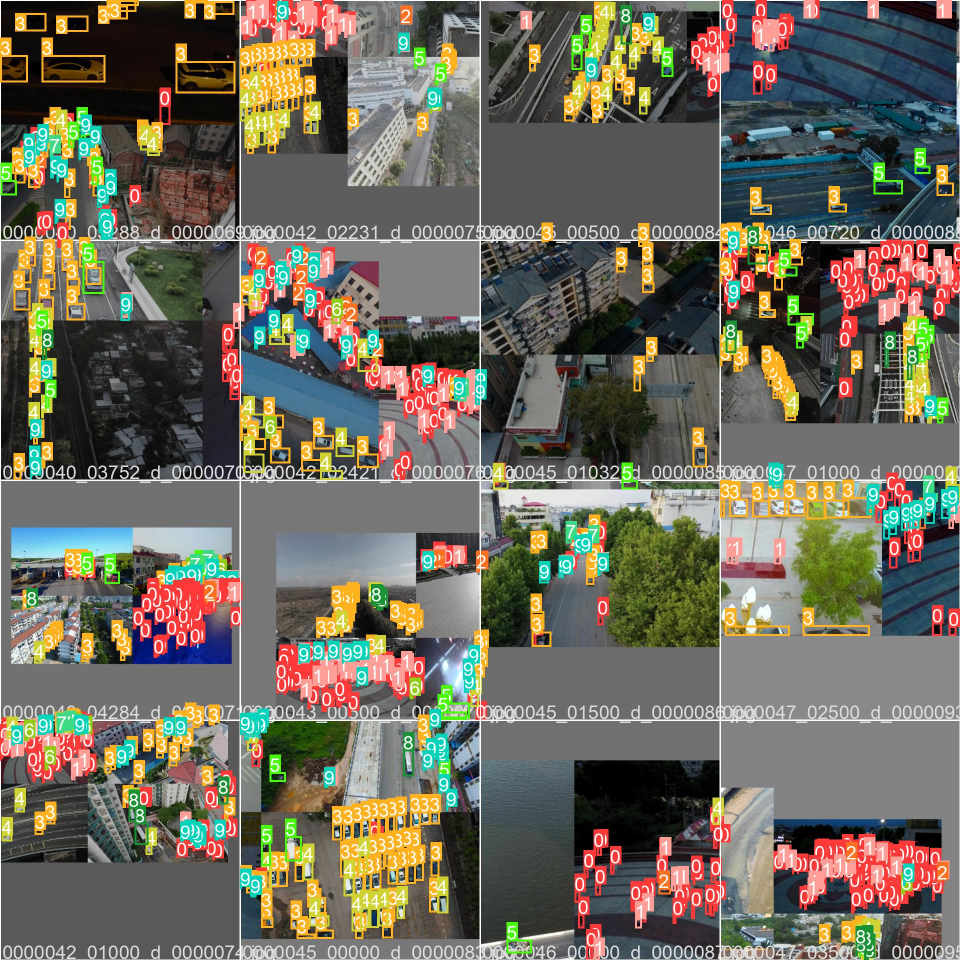
#> input picture yolov5m/train_batch2.jpg, 1920 x 1920 px, given in place of predictions.jpg, which was not available (shown at 1/2 size)
$ jupyter execute --allow-errors yolo.ipynb   (shell and % lines are left out)   (text cells are left out)
#> lines starting #> are read from the running program, lines starting #| are printed output that depends on the picture
[cell 1]
from google.colab import drive
#> (the rest of this cell did not finish here and is left out)

[cell 2]
cd drive/MyDrive

[cell 3]
# %cd darknet/

[cell 4]
# define helper functions
def imShow(path):
#> called with path = 'predictions.jpg'
    import cv2
    import matplotlib.pyplot as plt
    %matplotlib inline

    image = cv2.imread(path)
#> image is the input picture: shape (1920, 1920, 3); mean B, G, R 92.8, 106.3, 110
    height, width = image.shape[:2]
#> height = 1920; width = 1920
    resized_image = cv2.resize(image, (3*width, 3*height), interpolation = cv2.INTER_CUBIC)

    fig = plt.gcf()
    fig.set_size_inches(18, 10)
    plt.axis('off')
    plt.imshow(cv2.cvtColor(resized_image, cv2.COLOR_BGR2RGB))
    plt.show()
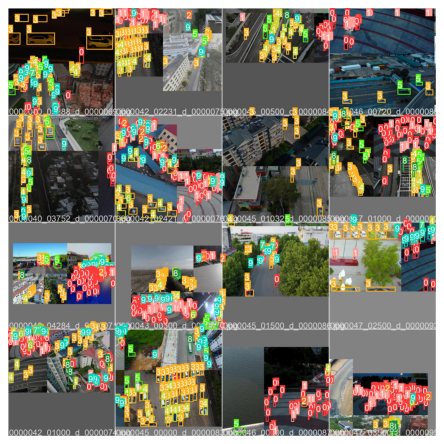
#> figure drawn by matplotlib, 1 panel

# use this to upload files
def upload():
    from google.colab import files
    uploaded = files.upload()
    for name, data in uploaded.items():
        with open(name, 'vb') as f:
            f.write(data)
            print('saved file', name)

# use this to download a file
def download(path):
    from google.colab import files
    files.download(path)

[cell 5]
imShow('predictions.jpg')

[cell 6]
imShow('predictions.jpg')

$ run again, on yolov5m/val_batch0_pred.jpg
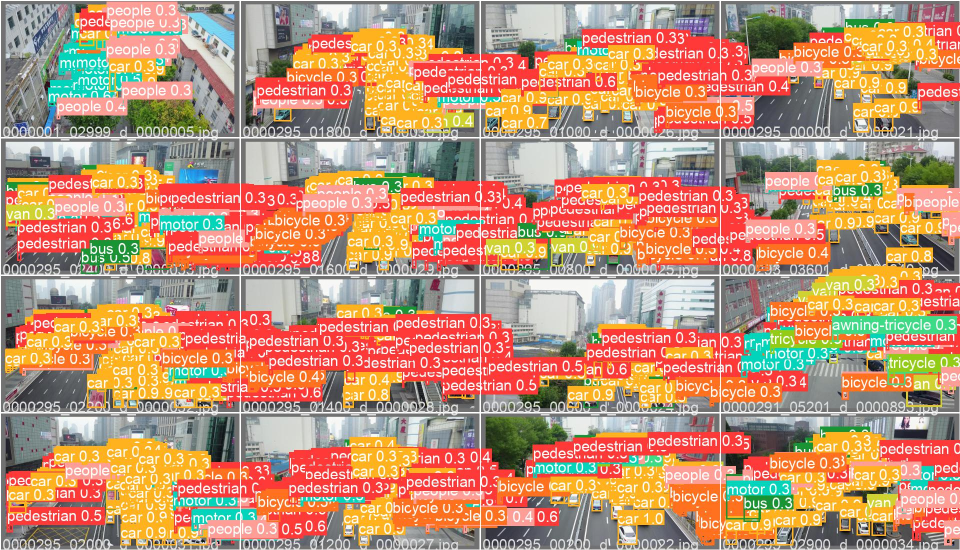
#> input picture yolov5m/val_batch0_pred.jpg, 1920 x 1100 px, given in place of predictions.jpg, which was not available (shown at 1/2 size)
#> in imShow, image is the input picture: shape (1100, 1920, 3); mean B, G, R 117.3, 146.1, 191
#> in imShow, `resized_image = cv2.resize(image, (3*width, 3*height), interpolation =..`:
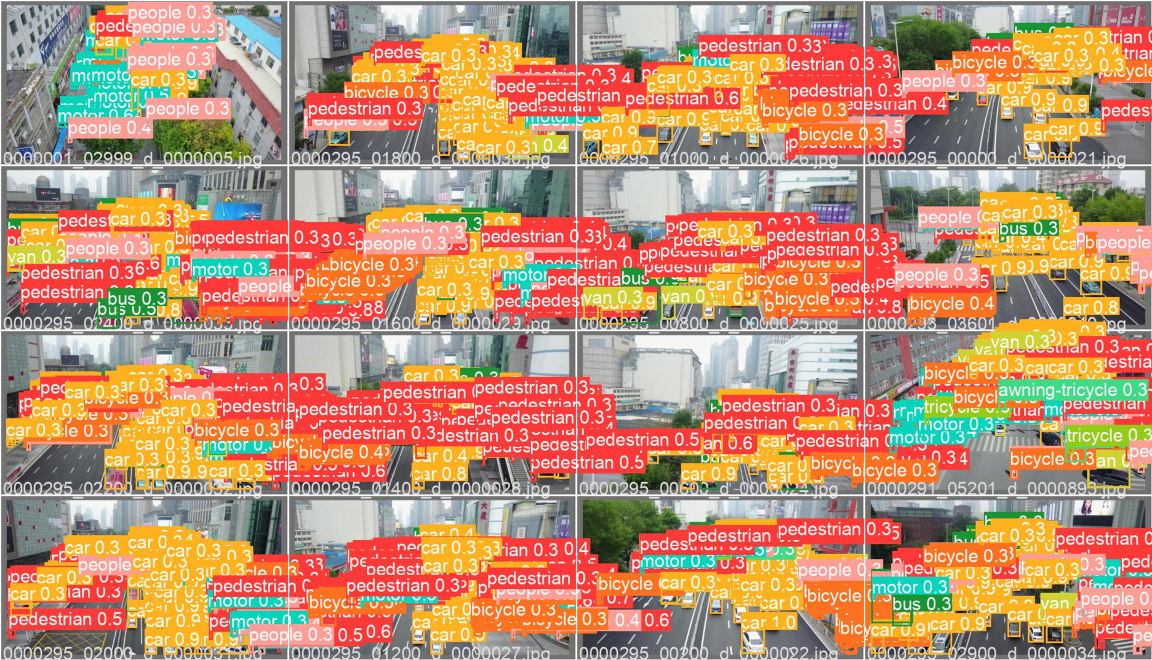
#> resized_image: shape (3300, 5760, 3) (shown at 1/5 size); mean B, G, R 117.2, 146, 190.8

$ run again, on yolov5m/val_batch1_pred.jpg
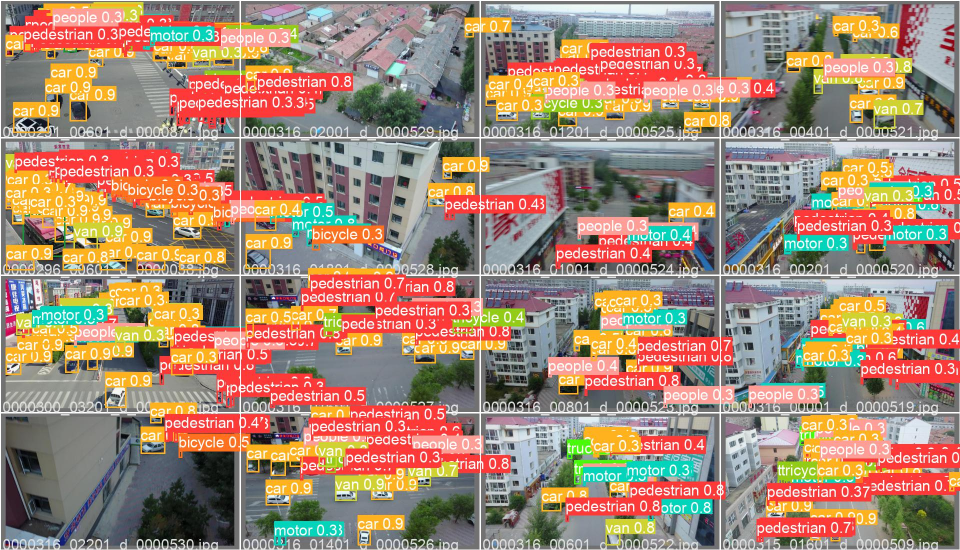
#> input picture yolov5m/val_batch1_pred.jpg, 1920 x 1100 px, given in place of predictions.jpg, which was not available (shown at 1/2 size)
#> in imShow, image is the input picture: shape (1100, 1920, 3); mean B, G, R 116.9, 135.4, 162.5
#> in imShow, `resized_image = cv2.resize(image, (3*width, 3*height), interpolation =..`:
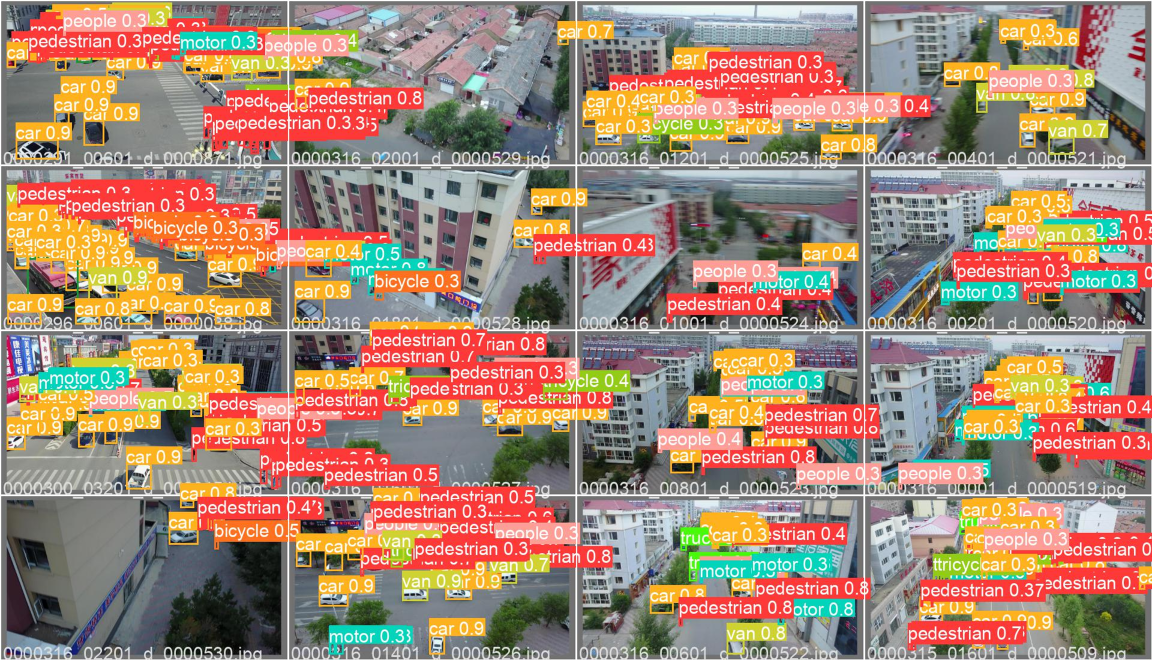
#> resized_image: shape (3300, 5760, 3) (shown at 1/5 size); mean B, G, R 116.9, 135.3, 162.3
